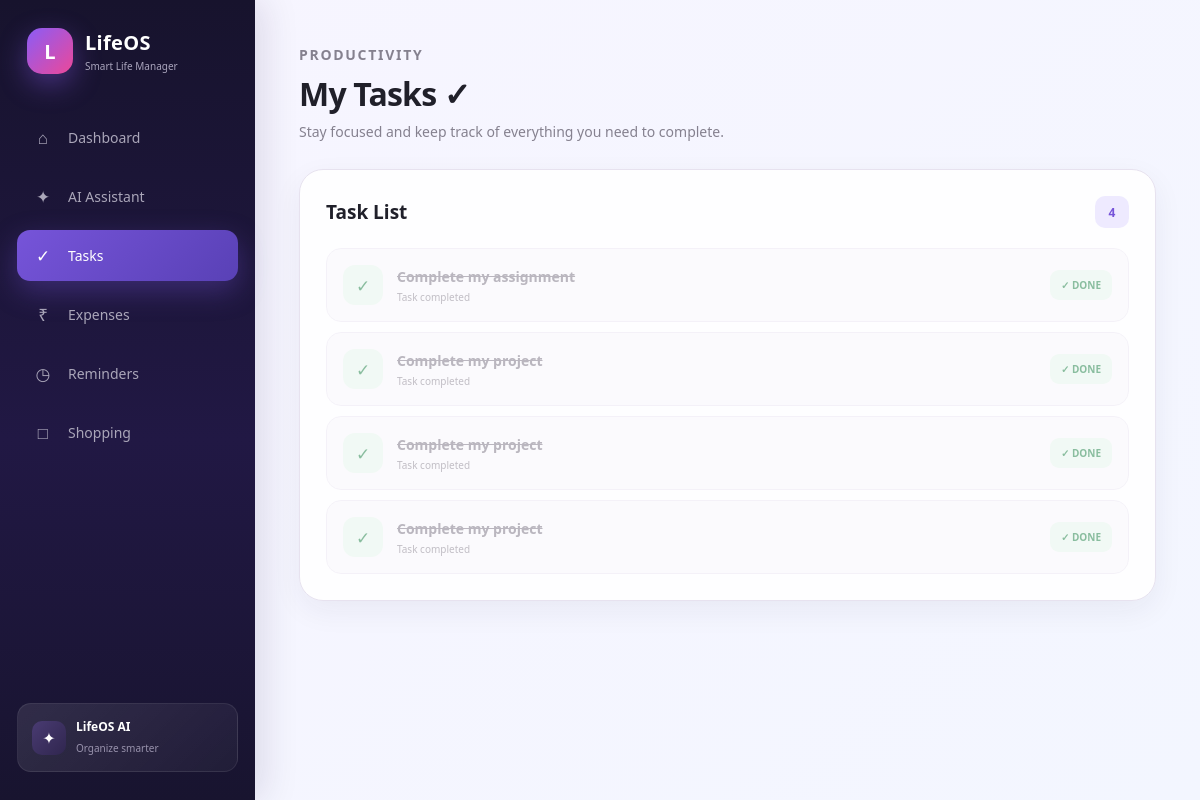
The page /tasks on the database its author committed.
### tables this page shows
CREATE TABLE items (
            id INTEGER PRIMARY KEY AUTOINCREMENT,
            text TEXT NOT NULL,
            category TEXT NOT NULL,
            amount REAL DEFAULT 0,
            reminder_time TEXT DEFAULT '',
            completed INTEGER DEFAULT 0
        );

### app.py (the view, shortened to what this page needs)
@app.route("/tasks", methods=["GET", "POST"])
def tasks_page():
    conn = sqlite3.connect("lifeos.db")
    cursor = conn.cursor()
    cursor.execute("""
        SELECT id, text, completed
        FROM items
        WHERE category = '✅ Task'
        ORDER BY id DESC
    """)
    tasks = cursor.fetchall()
    conn.close()
    return render_template(
        "tasks.html",
        tasks=tasks
    )

### templates/tasks.html (shortened to what this page needs)
<!DOCTYPE html>
<html lang="en">
<head>
    <link rel="stylesheet"
          href="{{ url_for('static', filename='style.css') }}">
</head>
<body>
<div class="app">
    <aside class="sidebar">
        <div class="brand">
            <div class="brand-icon">
                L
            </div>
            <div>
                <h2>LifeOS</h2>
                <span>Smart Life Manager</span>
            </div>
        </div>
        <nav class="nav">
            <a href="/" class="nav-item">
                <span>⌂</span>
                Dashboard
            </a>
            <a href="/ai-assistant" class="nav-item">
                <span>✦</span>
                AI Assistant
            </a>
            <a href="/tasks" class="nav-item active">
                <span>✓</span>
                Tasks
            </a>
            <a href="/expenses" class="nav-item">
                <span>₹</span>
                Expenses
            </a>
            <a href="/reminders" class="nav-item">
                <span>◷</span>
                Reminders
            </a>
            <a href="/shopping" class="nav-item">
                <span>□</span>
                Shopping
            </a>
        </nav>
        <div class="sidebar-bottom">
            <div class="mini-card">
                <span class="mini-icon">
                    ✦
                </span>
                <div>
                    <strong>LifeOS AI</strong>
                    <small>Organize smarter</small>
                </div>
            </div>
        </div>
    </aside>
    <main class="main tasks-page">
        <header class="page-header">
            <p class="eyebrow">
                PRODUCTIVITY
            </p>
            <h1>
                My Tasks ✓
            </h1>
            <p>
                Stay focused and keep track of everything you need to complete.
            </p>
        </header>
        <section class="tasks-card">
            <div class="tasks-title">
                <h2>
                    Task List
                </h2>
                <div class="task-count">
                    {{ tasks|length }}
                </div>
            </div>
            {% if tasks %}
            <div class="task-list">
                {% for task in tasks %}
                <div class="task-item {% if task[2] %}completed{% endif %}">
                    <div class="task-check">
                        {% if task[2] %}
                            ✓
                        {% else %}
                            ○
                        {% endif %}
                    </div>
                    <div class="task-text">
                        <strong>
                            {{ task[1] }}
                        </strong>
                        {% if task[2] %}
                            <small>Task completed</small>
                        {% else %}
                            <small>Pending task</small>
                        {% endif %}
                    </div>
                    {% if task[2] %}
                        <span class="completed-label">
                            ✓ DONE
                        </span>
                    {% endif %}
                </div>
                {% endfor %}
            </div>
            {% endif %}
        </section>
    </main>
</div>
</body>
</html>

### static/style.css (style rules this page uses)
* { margin: 0; padding: 0; box-sizing: border-box; }
body { font-family: "Segoe UI", Arial, sans-serif; background: linear-gradient(135deg, #f7f5ff 0%, #f3f6ff 100%); color: #20202a; }
a { text-decoration: none; color: inherit; }
.app { display: flex; min-height: 100vh; }
.sidebar { width: 255px; background: linear-gradient(180deg, #17132d 0%, #211844 55%, #18142f 100%); color: white; padding: 28px 17px; display: flex; flex-direction: column; position: fixed; left: 0; top: 0; bottom: 0; z-index: 100; box-shadow: 8px 0 35px rgba(31, 20, 67, 0.12); }
.brand { display: flex; align-items: center; gap: 12px; padding: 0 10px 38px; }
.brand-icon { width: 46px; height: 46px; border-radius: 15px; display: flex; align-items: center; justify-content: center; background: linear-gradient(135deg, #8b5cf6, #ec4899); font-size: 20px; font-weight: 700; box-shadow: 0 10px 28px rgba(139, 92, 246, 0.4); }
.brand h2 { font-size: 20px; letter-spacing: 0.3px; }
.brand span { display: block; margin-top: 3px; font-size: 10px; color: #aaa5bd; }
.nav { display: flex; flex-direction: column; gap: 8px; }
.nav-item { display: flex; align-items: center; gap: 14px; padding: 14px 15px; border-radius: 13px; color: #aaa6b9; font-size: 14px; transition: all 0.25s ease; }
.nav-item span { width: 22px; text-align: center; font-size: 17px; }
.nav-item.active { background: linear-gradient( 135deg, #7654d9, #5941b6 ); color: white; box-shadow: 0 10px 28px rgba(118, 84, 217, 0.35); }
.sidebar-bottom { margin-top: auto; }
.mini-card { display: flex; align-items: center; gap: 10px; padding: 14px; border-radius: 14px; background: linear-gradient( 135deg, rgba(255,255,255,0.10), rgba(255,255,255,0.04) ); border: 1px solid rgba(255,255,255,0.08); }
.mini-icon { width: 34px; height: 34px; border-radius: 10px; display: flex; align-items: center; justify-content: center; background: linear-gradient(135deg, #493b72, #30264f); }
.mini-card strong { display: block; font-size: 12px; }
.mini-card small { color: #9993ad; font-size: 10px; }
.main { margin-left: 255px; width: calc(100% - 255px); padding: 38px 44px; animation: pageEnter 0.5s ease; }
.eyebrow, .panel-label { font-size: 10px; font-weight: 700; letter-spacing: 1.7px; color: #8a829d; margin-bottom: 8px; }
.page-header h1 { letter-spacing: -0.8px; }
.nav-item { transition: all 0.22s ease; }
.reminder-item, .shopping-item, .task-item { transition: background 0.2s ease, transform 0.2s ease; }

### templates/tasks.html (style rules this page uses)
.tasks-page { min-height: calc(100vh - 10px); }
.page-header { margin-bottom: 28px; }
.page-header h1 { font-size: 32px; margin-top: 5px; letter-spacing: -0.8px; }
.page-header p { margin-top: 7px; color: #85818f; font-size: 14px; }
.tasks-card { background: rgba(255,255,255,0.94); border: 1px solid #e7e2ef; border-radius: 24px; padding: 26px; box-shadow: 0 10px 30px rgba(40,30,65,0.06); }
.tasks-title { display: flex; align-items: center; justify-content: space-between; margin-bottom: 20px; }
.tasks-title h2 { font-size: 19px; }
.task-count { min-width: 34px; height: 32px; padding: 0 10px; border-radius: 10px; background: #eeeaff; color: #7654d9; display: flex; align-items: center; justify-content: center; font-size: 12px; font-weight: 700; }
.task-list { display: flex; flex-direction: column; gap: 10px; }
.task-item { display: flex; align-items: center; gap: 14px; padding: 16px; border-radius: 15px; background: #faf9fc; border: 1px solid #eeeaf4; transition: all 0.25s ease; }
.task-check { width: 40px; height: 40px; flex-shrink: 0; border-radius: 12px; background: #eeeaff; color: #7654d9; display: flex; align-items: center; justify-content: center; font-size: 17px; }
.task-text { flex: 1; min-width: 0; }
.task-text strong { display: block; font-size: 14px; font-weight: 600; color: #302b3c; word-break: break-word; }
.task-text small { display: block; margin-top: 4px; color: #99939f; font-size: 10px; }
.completed { opacity: 0.6; }
.completed .task-text strong { text-decoration: line-through; color: #8d8795; }
.completed .task-check { background: #eaf7ef; color: #3d9360; }
.completed-label { padding: 8px 11px; border-radius: 9px; background: #eaf7ef; color: #3d9360; font-size: 10px; font-weight: 700; }

### rows shown on the page
items: text "Complete my assignment", completed "Task completed"
items: text "Complete my project", completed "Task completed"
items: text "Complete my project", completed "Task completed"
items: text "Complete my project", completed "Task completed"

### other values the page prints
{{ tasks|length }} "4"
